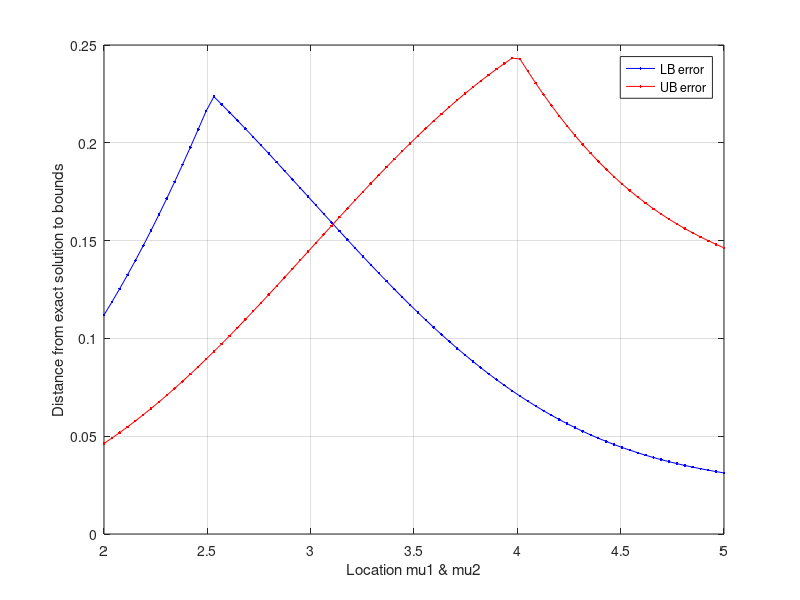

MATLAB code for this plot: (Note: this script raises an error after producing the figure.)
% Study how moving the location of the distribution effects the nearness of
% the exact solution to the upper or lower bound
clear all
clc
close all
% Exact Solution:
%   Exact:  F(b1,b2) - F(a1,b2,) - F(b1,a2) +F(a1,a2)
% Amir:
%   LB:     F(b1,b2) - {F(a1,b2,) + F(b1,a2)}
%   UB:     F(b1,b2) - MAX {F(a1,b2,), F(b1,a2)}

num = 80;
A = [3 3 3];
B = [7 7 7];
L = -10;
alpha1 = 0;
alpha2 = 0;
alpha3 = 0;
sigma11 = 1.0;
sigma22 = 1.0;
sigma33= 1.0;
sigma12 = 0.0;
sigma13 = 0;
sigma21 = 0.0;
sigma23 = 0;
sigma31 = 0; 
sigma32 = 0;
ALPHA = [alpha1 alpha2 alpha3];
SIGMA = [sigma11^2 sigma12^2 sigma13^2;...
        sigma21^2 sigma22^2 sigma23^2;...
        sigma31^2 sigma32^2 sigma33^2];
mu1 = linspace(4,4,num);
mu2 = linspace(4,4,num);
mu3 = linspace(2,5,num);


tic
parfor i = 1:length(mu3)
    MU = [mu1(i) mu2(i) mu3(i)];
    % Define trivariate skew normal function
%     fun3d = @(X,Y,Z) dmsn_triplequad(X,Y,Z,MU,SIGMA,ALPHA);
%     % Integrate trivariate skew normal distribtuin between limits
%     Fa1a2a3 = triplequad(fun3d,L,A(1),L,A(2),L,A(3));
%     Fa1a2b3 = triplequad(fun3d,L,A(1),L,A(2),L,B(3));
%     Fa1b2a3 = triplequad(fun3d,L,A(1),L,B(2),L,A(3));
%     Fa1b2b3 = triplequad(fun3d,L,A(1),L,B(2),L,B(3));
%     Fb1a2a3 = triplequad(fun3d,L,B(1),L,A(2),L,A(3));
%     Fb1a2b3 = triplequad(fun3d,L,B(1),L,A(2),L,B(3));
%     Fb1b2a3 = triplequad(fun3d,L,B(1),L,B(2),L,A(3));
%     Fb1b2b3 = triplequad(fun3d,L,B(1),L,B(2),L,B(3));
    
    Fa1a2a3 = mvncdf([L L L],A,MU,SIGMA); 
    Fa1a2b3 = mvncdf([L L L],[A(1),A(2),B(3)],MU,SIGMA);
    Fa1b2a3 = mvncdf([L L L],[A(1),B(2),A(3)],MU,SIGMA);
    Fa1b2b3 = mvncdf([L L L],[A(1),B(2),B(3)],MU,SIGMA);
    Fb1a2a3 = mvncdf([L L L],[B(1),A(2),A(3)],MU,SIGMA);
    Fb1a2b3 = mvncdf([L L L],[B(1),A(2),B(3)],MU,SIGMA);
    Fb1b2a3 = mvncdf([L L L],[B(1),B(2),A(3)],MU,SIGMA);
    Fb1b2b3 = mvncdf([L L L],B,MU,SIGMA);

    Conform(i) = - Fa1a2a3 + Fa1a2b3 + Fa1b2a3 - Fa1b2b3...
        + Fb1a2a3 - Fb1a2b3 - Fb1b2a3 + Fb1b2b3
    
    %check = mvncdf([3 3],[7 7],MU,SIGMA);
    
    LB(i) = Fb1b2b3 - (Fa1b2b3 + Fb1a2b3 + Fb1b2a3);
    if LB(i) < 0
        LB(i) = 0;
    end
    UB(i) = Fb1b2b3 - max([Fa1b2b3 Fb1a2b3 Fb1b2a3]);
end



toc
plot(mu3,Conform-LB,'b.-'); hold on
plot(mu3,UB-Conform,'r.-')
xlabel('Location mu1 & mu2')
ylabel('Distance from exact solution to bounds')
legend('LB error','UB error')
grid on
% pdf1 = dsn([0:0.1:10],mu1,sigma1,alpha1);
% pdf2 = dsn([0:0.1:10],mu2,sigma2,alpha2);
% subplot(1,2,1)
% plot([0:0.1:10],pdf1,'.-')
% line([3 3], [0 0.4])
% line([7 7], [0 0.4])
% grid on
% subplot(1,2,2)
% plot([0:0.1:10],pdf2,'.-')
% line([3 3], [0 0.4])
% line([7 7], [0 0.4])
% grid on
% 
% figure(3)
% plot(LB,0,'g.','MarkerSize',30); hold on
% plot(UB,0,'r.','MarkerSize',30); hold on
% plot(Conform,0,'b.','MarkerSize',30); grid on
% 
% 
mean1 = mu1+sigma1*(alpha1/sqrt(1+alpha1^2));
